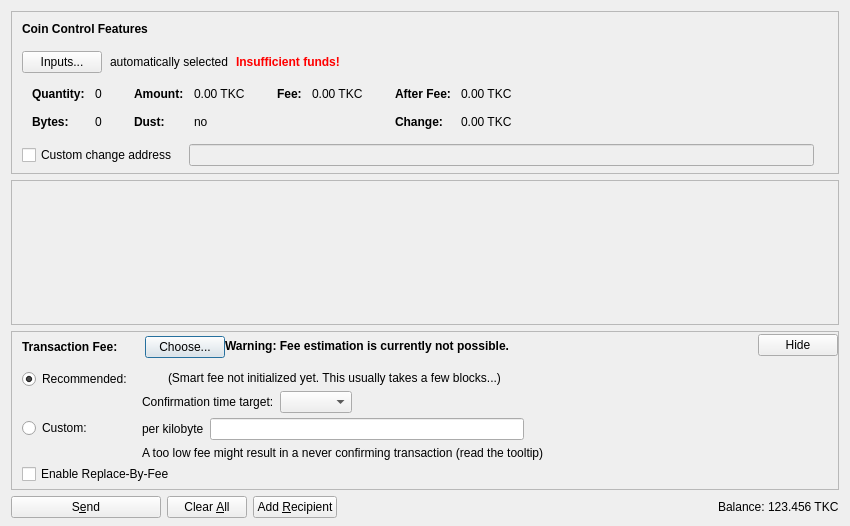
<?xml version="1.0" encoding="UTF-8"?>
<ui version="4.0">
 <class>SendCoinsDialog</class>
 <widget class="QDialog" name="SendCoinsDialog">
  <property name="geometry">
   <rect>
    <x>0</x>
    <y>0</y>
    <width>850</width>
    <height>526</height>
   </rect>
  </property>
  <property name="windowTitle">
   <string>Send Coins</string>
  </property>
  <layout class="QVBoxLayout" name="verticalLayout" stretch="0,1,0,0">
   <property name="bottomMargin">
    <number>8</number>
   </property>
   <item>
    <widget class="QFrame" name="frameCoinControl">
     <property name="sizePolicy">
      <sizepolicy hsizetype="Expanding" vsizetype="Expanding">
       <horstretch>0</horstretch>
       <verstretch>0</verstretch>
      </sizepolicy>
     </property>
     <property name="maximumSize">
      <size>
       <width>16777215</width>
       <height>16777215</height>
      </size>
     </property>
     <property name="frameShape">
      <enum>QFrame::StyledPanel</enum>
     </property>
     <property name="frameShadow">
      <enum>QFrame::Sunken</enum>
     </property>
     <layout class="QVBoxLayout" name="verticalLayoutCoinControl2">
      <property name="spacing">
       <number>0</number>
      </property>
      <property name="leftMargin">
       <number>0</number>
      </property>
      <property name="topMargin">
       <number>0</number>
      </property>
      <property name="rightMargin">
       <number>0</number>
      </property>
      <property name="bottomMargin">
       <number>6</number>
      </property>
      <item>
       <layout class="QVBoxLayout" name="verticalLayoutCoinControl" stretch="0,0,0,0,1">
        <property name="spacing">
         <number>0</number>
        </property>
        <property name="leftMargin">
         <number>10</number>
        </property>
        <property name="topMargin">
         <number>10</number>
        </property>
        <item>
         <layout class="QHBoxLayout" name="horizontalLayoutCoinControl1">
          <property name="bottomMargin">
           <number>15</number>
          </property>
          <item>
           <widget class="QLabel" name="labelCoinControlFeatures">
            <property name="sizePolicy">
             <sizepolicy hsizetype="Preferred" vsizetype="Maximum">
              <horstretch>0</horstretch>
              <verstretch>0</verstretch>
             </sizepolicy>
            </property>
            <property name="font">
             <font>
              <weight>75</weight>
              <bold>true</bold>
             </font>
            </property>
            <property name="styleSheet">
             <string notr="true">font-weight:bold;</string>
            </property>
            <property name="text">
             <string>Coin Control Features</string>
            </property>
           </widget>
          </item>
         </layout>
        </item>
        <item>
         <layout class="QHBoxLayout" name="horizontalLayoutCoinControl2" stretch="0,0,0,0">
          <property name="spacing">
           <number>8</number>
          </property>
          <property name="bottomMargin">
           <number>10</number>
          </property>
          <item>
           <widget class="QPushButton" name="pushButtonCoinControl">
            <property name="styleSheet">
             <string notr="true"/>
            </property>
            <property name="text">
             <string>Inputs...</string>
            </property>
            <property name="autoDefault">
             <bool>false</bool>
            </property>
           </widget>
          </item>
          <item>
           <widget class="QLabel" name="labelCoinControlAutomaticallySelected">
            <property name="text">
             <string>automatically selected</string>
            </property>
            <property name="margin">
             <number>5</number>
            </property>
           </widget>
          </item>
          <item>
           <widget class="QLabel" name="labelCoinControlInsuffFunds">
            <property name="font">
             <font>
              <weight>75</weight>
              <bold>true</bold>
             </font>
            </property>
            <property name="styleSheet">
             <string notr="true">color:red;font-weight:bold;</string>
            </property>
            <property name="text">
             <string>Insufficient funds!</string>
            </property>
            <property name="margin">
             <number>5</number>
            </property>
           </widget>
          </item>
          <item>
           <spacer name="horizontalSpacerCoinControl">
            <property name="orientation">
             <enum>Qt::Horizontal</enum>
            </property>
            <property name="sizeHint" stdset="0">
             <size>
              <width>40</width>
              <height>1</height>
             </size>
            </property>
           </spacer>
          </item>
         </layout>
        </item>
        <item>
         <widget class="QWidget" name="widgetCoinControl" native="true">
          <property name="sizePolicy">
           <sizepolicy hsizetype="Preferred" vsizetype="Preferred">
            <horstretch>0</horstretch>
            <verstretch>0</verstretch>
           </sizepolicy>
          </property>
          <property name="minimumSize">
           <size>
            <width>0</width>
            <height>0</height>
           </size>
          </property>
          <property name="styleSheet">
           <string notr="true"/>
          </property>
          <layout class="QHBoxLayout" name="horizontalLayoutCoinControl5">
           <property name="leftMargin">
            <number>0</number>
           </property>
           <property name="topMargin">
            <number>0</number>
           </property>
           <property name="rightMargin">
            <number>0</number>
           </property>
           <property name="bottomMargin">
            <number>0</number>
           </property>
           <item>
            <layout class="QHBoxLayout" name="horizontalLayoutCoinControl3" stretch="0,0,0,1">
             <property name="spacing">
              <number>20</number>
             </property>
             <property name="topMargin">
              <number>0</number>
             </property>
             <property name="bottomMargin">
              <number>10</number>
             </property>
             <item>
              <layout class="QFormLayout" name="formLayoutCoinControl1">
               <property name="horizontalSpacing">
                <number>10</number>
               </property>
               <property name="verticalSpacing">
                <number>14</number>
               </property>
               <property name="leftMargin">
                <number>10</number>
               </property>
               <property name="topMargin">
                <number>4</number>
               </property>
               <property name="rightMargin">
                <number>6</number>
               </property>
               <item row="0" column="0">
                <widget class="QLabel" name="labelCoinControlQuantityText">
                 <property name="font">
                  <font>
                   <weight>75</weight>
                   <bold>true</bold>
                  </font>
                 </property>
                 <property name="text">
                  <string>Quantity:</string>
                 </property>
                 <property name="margin">
                  <number>0</number>
                 </property>
                </widget>
               </item>
               <item row="0" column="1">
                <widget class="QLabel" name="labelCoinControlQuantity">
                 <property name="cursor">
                  <cursorShape>IBeamCursor</cursorShape>
                 </property>
                 <property name="contextMenuPolicy">
                  <enum>Qt::ActionsContextMenu</enum>
                 </property>
                 <property name="text">
                  <string notr="true">0</string>
                 </property>
                 <property name="margin">
                  <number>0</number>
                 </property>
                 <property name="textInteractionFlags">
                  <set>Qt::LinksAccessibleByMouse|Qt::TextSelectableByKeyboard|Qt::TextSelectableByMouse</set>
                 </property>
                </widget>
               </item>
               <item row="1" column="0">
                <widget class="QLabel" name="labelCoinControlBytesText">
                 <property name="font">
                  <font>
                   <weight>75</weight>
                   <bold>true</bold>
                  </font>
                 </property>
                 <property name="text">
                  <string>Bytes:</string>
                 </property>
                </widget>
               </item>
               <item row="1" column="1">
                <widget class="QLabel" name="labelCoinControlBytes">
                 <property name="cursor">
                  <cursorShape>IBeamCursor</cursorShape>
                 </property>
                 <property name="contextMenuPolicy">
                  <enum>Qt::ActionsContextMenu</enum>
                 </property>
                 <property name="text">
                  <string notr="true">0</string>
                 </property>
                 <property name="textInteractionFlags">
                  <set>Qt::LinksAccessibleByMouse|Qt::TextSelectableByKeyboard|Qt::TextSelectableByMouse</set>
                 </property>
                </widget>
               </item>
              </layout>
             </item>
             <item>
              <layout class="QFormLayout" name="formLayoutCoinControl2">
               <property name="horizontalSpacing">
                <number>10</number>
               </property>
               <property name="verticalSpacing">
                <number>14</number>
               </property>
               <property name="leftMargin">
                <number>6</number>
               </property>
               <property name="topMargin">
                <number>4</number>
               </property>
               <property name="rightMargin">
                <number>6</number>
               </property>
               <item row="0" column="0">
                <widget class="QLabel" name="labelCoinControlAmountText">
                 <property name="font">
                  <font>
                   <weight>75</weight>
                   <bold>true</bold>
                  </font>
                 </property>
                 <property name="text">
                  <string>Amount:</string>
                 </property>
                 <property name="margin">
                  <number>0</number>
                 </property>
                </widget>
               </item>
               <item row="0" column="1">
                <widget class="QLabel" name="labelCoinControlAmount">
                 <property name="cursor">
                  <cursorShape>IBeamCursor</cursorShape>
                 </property>
                 <property name="contextMenuPolicy">
                  <enum>Qt::ActionsContextMenu</enum>
                 </property>
                 <property name="text">
                  <string notr="true">0.00 TKC</string>
                 </property>
                 <property name="textInteractionFlags">
                  <set>Qt::LinksAccessibleByMouse|Qt::TextSelectableByKeyboard|Qt::TextSelectableByMouse</set>
                 </property>
                </widget>
               </item>
               <item row="1" column="0">
                <widget class="QLabel" name="labelCoinControlLowOutputText">
                 <property name="font">
                  <font>
                   <weight>75</weight>
                   <bold>true</bold>
                  </font>
                 </property>
                 <property name="text">
                  <string>Dust:</string>
                 </property>
                </widget>
               </item>
               <item row="1" column="1">
                <widget class="QLabel" name="labelCoinControlLowOutput">
                 <property name="cursor">
                  <cursorShape>IBeamCursor</cursorShape>
                 </property>
                 <property name="contextMenuPolicy">
                  <enum>Qt::ActionsContextMenu</enum>
                 </property>
                 <property name="text">
                  <string notr="true">no</string>
                 </property>
                 <property name="textInteractionFlags">
                  <set>Qt::LinksAccessibleByMouse|Qt::TextSelectableByKeyboard|Qt::TextSelectableByMouse</set>
                 </property>
                </widget>
               </item>
              </layout>
             </item>
             <item>
              <layout class="QFormLayout" name="formLayoutCoinControl3">
               <property name="horizontalSpacing">
                <number>10</number>
               </property>
               <property name="verticalSpacing">
                <number>14</number>
               </property>
               <property name="leftMargin">
                <number>6</number>
               </property>
               <property name="topMargin">
                <number>4</number>
               </property>
               <property name="rightMargin">
                <number>6</number>
               </property>
               <item row="0" column="0">
                <widget class="QLabel" name="labelCoinControlFeeText">
                 <property name="font">
                  <font>
                   <weight>75</weight>
                   <bold>true</bold>
                  </font>
                 </property>
                 <property name="text">
                  <string>Fee:</string>
                 </property>
                 <property name="margin">
                  <number>0</number>
                 </property>
                </widget>
               </item>
               <item row="0" column="1">
                <widget class="QLabel" name="labelCoinControlFee">
                 <property name="cursor">
                  <cursorShape>IBeamCursor</cursorShape>
                 </property>
                 <property name="contextMenuPolicy">
                  <enum>Qt::ActionsContextMenu</enum>
                 </property>
                 <property name="text">
                  <string notr="true">0.00 TKC</string>
                 </property>
                 <property name="textInteractionFlags">
                  <set>Qt::LinksAccessibleByMouse|Qt::TextSelectableByKeyboard|Qt::TextSelectableByMouse</set>
                 </property>
                </widget>
               </item>
              </layout>
             </item>
             <item>
              <layout class="QFormLayout" name="formLayoutCoinControl4">
               <property name="horizontalSpacing">
                <number>10</number>
               </property>
               <property name="verticalSpacing">
                <number>14</number>
               </property>
               <property name="leftMargin">
                <number>6</number>
               </property>
               <property name="topMargin">
                <number>4</number>
               </property>
               <property name="rightMargin">
                <number>6</number>
               </property>
               <item row="0" column="0">
                <widget class="QLabel" name="labelCoinControlAfterFeeText">
                 <property name="font">
                  <font>
                   <weight>75</weight>
                   <bold>true</bold>
                  </font>
                 </property>
                 <property name="text">
                  <string>After Fee:</string>
                 </property>
                 <property name="margin">
                  <number>0</number>
                 </property>
                </widget>
               </item>
               <item row="0" column="1">
                <widget class="QLabel" name="labelCoinControlAfterFee">
                 <property name="cursor">
                  <cursorShape>IBeamCursor</cursorShape>
                 </property>
                 <property name="contextMenuPolicy">
                  <enum>Qt::ActionsContextMenu</enum>
                 </property>
                 <property name="text">
                  <string notr="true">0.00 TKC</string>
                 </property>
                 <property name="textInteractionFlags">
                  <set>Qt::LinksAccessibleByMouse|Qt::TextSelectableByKeyboard|Qt::TextSelectableByMouse</set>
                 </property>
                </widget>
               </item>
               <item row="1" column="0">
                <widget class="QLabel" name="labelCoinControlChangeText">
                 <property name="font">
                  <font>
                   <weight>75</weight>
                   <bold>true</bold>
                  </font>
                 </property>
                 <property name="text">
                  <string>Change:</string>
                 </property>
                </widget>
               </item>
               <item row="1" column="1">
                <widget class="QLabel" name="labelCoinControlChange">
                 <property name="cursor">
                  <cursorShape>IBeamCursor</cursorShape>
                 </property>
                 <property name="contextMenuPolicy">
                  <enum>Qt::ActionsContextMenu</enum>
                 </property>
                 <property name="text">
                  <string notr="true">0.00 TKC</string>
                 </property>
                 <property name="textInteractionFlags">
                  <set>Qt::LinksAccessibleByMouse|Qt::TextSelectableByKeyboard|Qt::TextSelectableByMouse</set>
                 </property>
                </widget>
               </item>
              </layout>
             </item>
            </layout>
           </item>
          </layout>
         </widget>
        </item>
        <item>
         <layout class="QHBoxLayout" name="horizontalLayoutCoinControl4" stretch="0,0,0">
          <property name="spacing">
           <number>12</number>
          </property>
          <property name="sizeConstraint">
           <enum>QLayout::SetDefaultConstraint</enum>
          </property>
          <property name="topMargin">
           <number>5</number>
          </property>
          <property name="rightMargin">
           <number>5</number>
          </property>
          <item>
           <widget class="QCheckBox" name="checkBoxCoinControlChange">
            <property name="toolTip">
             <string>If this is activated, but the change address is empty or invalid, change will be sent to a newly generated address.</string>
            </property>
            <property name="text">
             <string>Custom change address</string>
            </property>
           </widget>
          </item>
          <item>
           <widget class="QValidatedLineEdit" name="lineEditCoinControlChange">
            <property name="enabled">
             <bool>false</bool>
            </property>
            <property name="sizePolicy">
             <sizepolicy hsizetype="Expanding" vsizetype="Fixed">
              <horstretch>0</horstretch>
              <verstretch>0</verstretch>
             </sizepolicy>
            </property>
           </widget>
          </item>
          <item>
           <widget class="QLabel" name="labelCoinControlChangeLabel">
            <property name="sizePolicy">
             <sizepolicy hsizetype="Preferred" vsizetype="Expanding">
              <horstretch>0</horstretch>
              <verstretch>0</verstretch>
             </sizepolicy>
            </property>
            <property name="minimumSize">
             <size>
              <width>0</width>
              <height>0</height>
             </size>
            </property>
            <property name="text">
             <string/>
            </property>
            <property name="margin">
             <number>3</number>
            </property>
           </widget>
          </item>
         </layout>
        </item>
        <item>
         <spacer name="verticalSpacerCoinControl">
          <property name="orientation">
           <enum>Qt::Vertical</enum>
          </property>
          <property name="sizeHint" stdset="0">
           <size>
            <width>800</width>
            <height>1</height>
           </size>
          </property>
         </spacer>
        </item>
       </layout>
      </item>
     </layout>
    </widget>
   </item>
   <item>
    <widget class="QScrollArea" name="scrollArea">
     <property name="widgetResizable">
      <bool>true</bool>
     </property>
     <widget class="QWidget" name="scrollAreaWidgetContents">
      <property name="geometry">
       <rect>
        <x>0</x>
        <y>0</y>
        <width>830</width>
        <height>104</height>
       </rect>
      </property>
      <layout class="QVBoxLayout" name="verticalLayout_2" stretch="0,1">
       <property name="leftMargin">
        <number>0</number>
       </property>
       <property name="topMargin">
        <number>0</number>
       </property>
       <property name="rightMargin">
        <number>0</number>
       </property>
       <property name="bottomMargin">
        <number>0</number>
       </property>
       <item>
        <layout class="QVBoxLayout" name="entries">
         <property name="spacing">
          <number>6</number>
         </property>
        </layout>
       </item>
       <item>
        <spacer name="verticalSpacer">
         <property name="orientation">
          <enum>Qt::Vertical</enum>
         </property>
         <property name="sizeHint" stdset="0">
          <size>
           <width>20</width>
           <height>40</height>
          </size>
         </property>
        </spacer>
       </item>
      </layout>
     </widget>
    </widget>
   </item>
   <item>
    <widget class="QFrame" name="frameFee">
     <property name="sizePolicy">
      <sizepolicy hsizetype="Expanding" vsizetype="Expanding">
       <horstretch>0</horstretch>
       <verstretch>0</verstretch>
      </sizepolicy>
     </property>
     <property name="maximumSize">
      <size>
       <width>16777215</width>
       <height>16777215</height>
      </size>
     </property>
     <property name="frameShape">
      <enum>QFrame::StyledPanel</enum>
     </property>
     <property name="frameShadow">
      <enum>QFrame::Sunken</enum>
     </property>
     <layout class="QVBoxLayout" name="verticalLayoutFee1">
      <property name="spacing">
       <number>0</number>
      </property>
      <property name="leftMargin">
       <number>0</number>
      </property>
      <property name="topMargin">
       <number>0</number>
      </property>
      <property name="rightMargin">
       <number>0</number>
      </property>
      <property name="bottomMargin">
       <number>0</number>
      </property>
      <item>
       <layout class="QVBoxLayout" name="verticalLayoutFee2" stretch="0,0,0">
        <property name="spacing">
         <number>0</number>
        </property>
        <property name="leftMargin">
         <number>10</number>
        </property>
        <property name="topMargin">
         <number>0</number>
        </property>
        <item>
         <layout class="QHBoxLayout" name="horizontalLayoutFee1">
          <property name="bottomMargin">
           <number>0</number>
          </property>
          <item>
           <layout class="QVBoxLayout" name="verticalLayoutFee7">
            <property name="spacing">
             <number>0</number>
            </property>
            <item>
             <spacer name="verticalSpacerSmartFee">
              <property name="orientation">
               <enum>Qt::Vertical</enum>
              </property>
              <property name="sizeType">
               <enum>QSizePolicy::Fixed</enum>
              </property>
              <property name="sizeHint" stdset="0">
               <size>
                <width>1</width>
                <height>4</height>
               </size>
              </property>
             </spacer>
            </item>
            <item>
             <layout class="QHBoxLayout" name="horizontalLayoutSmartFee">
              <property name="spacing">
               <number>10</number>
              </property>
              <item>
               <widget class="QLabel" name="labelFeeHeadline">
                <property name="sizePolicy">
                 <sizepolicy hsizetype="Preferred" vsizetype="Maximum">
                  <horstretch>0</horstretch>
                  <verstretch>0</verstretch>
                 </sizepolicy>
                </property>
                <property name="font">
                 <font>
                  <weight>75</weight>
                  <bold>true</bold>
                 </font>
                </property>
                <property name="styleSheet">
                 <string notr="true">font-weight:bold;</string>
                </property>
                <property name="text">
                 <string>Transaction Fee:</string>
                </property>
               </widget>
              </item>
              <item>
               <widget class="QLabel" name="labelFeeMinimized">
                <property name="text">
                 <string/>
                </property>
               </widget>
              </item>
              <item>
               <widget class="QPushButton" name="buttonChooseFee">
                <property name="text">
                 <string>Choose...</string>
                </property>
               </widget>
              </item>
             </layout>
            </item>
            <item>
             <spacer name="verticalSpacer_5">
              <property name="orientation">
               <enum>Qt::Vertical</enum>
              </property>
              <property name="sizeHint" stdset="0">
               <size>
                <width>1</width>
                <height>1</height>
               </size>
              </property>
             </spacer>
            </item>
           </layout>
          </item>
          <item>
           <widget class="QLabel" name="fallbackFeeWarningLabel">
            <property name="toolTip">
             <string>Using the fallbackfee can result in sending a transaction that will take several hours or days (or never) to confirm. Consider choosing your fee manually or wait until you have validated the complete chain.</string>
            </property>
            <property name="font">
            <font>
                <weight>75</weight>
                <bold>true</bold>
            </font>
            </property>
            <property name="text">
             <string>Warning: Fee estimation is currently not possible.</string>
            </property>
            <property name="wordWrap">
             <bool>false</bool>
            </property>
           </widget>
          </item>
          <item>
           <spacer name="horizontalSpacer_4">
            <property name="orientation">
             <enum>Qt::Horizontal</enum>
            </property>
            <property name="sizeType">
             <enum>QSizePolicy::MinimumExpanding</enum>
            </property>
            <property name="sizeHint" stdset="0">
             <size>
              <width>40</width>
              <height>20</height>
             </size>
            </property>
           </spacer>
          </item>
          <item>
           <widget class="QPushButton" name="buttonMinimizeFee">
            <property name="toolTip">
             <string>Hide transaction fee settings</string>
            </property>
            <property name="text">
             <string>Hide</string>
            </property>
           </widget>
          </item>
         </layout>
        </item>
        <item>
         <widget class="QFrame" name="frameFeeSelection">
          <layout class="QVBoxLayout" name="verticalLayoutFee12">
           <property name="spacing">
            <number>0</number>
           </property>
           <property name="leftMargin">
            <number>0</number>
           </property>
           <property name="topMargin">
            <number>0</number>
           </property>
           <property name="rightMargin">
            <number>0</number>
           </property>
           <property name="bottomMargin">
            <number>0</number>
           </property>
           <item>
            <layout class="QGridLayout" name="gridLayoutFee">
             <property name="topMargin">
              <number>10</number>
             </property>
             <property name="bottomMargin">
              <number>4</number>
             </property>
             <property name="horizontalSpacing">
              <number>10</number>
             </property>
             <property name="verticalSpacing">
              <number>4</number>
             </property>
             <item row="1" column="1">
              <layout class="QVBoxLayout" name="verticalLayoutFee8">
               <property name="spacing">
                <number>6</number>
               </property>
               <item>
                <layout class="QHBoxLayout" name="horizontalLayoutFee13">
                 <item>
                  <widget class="QLabel" name="labelCustomPerKilobyte">
                   <property name="toolTip">
                    <string>Specify a custom fee per kB (1,000 bytes) of the transaction's virtual size.

Note:  Since the fee is calculated on a per-byte basis, a fee of "100 satoshis per kB" for a transaction size of 500 bytes (half of 1 kB) would ultimately yield a fee of only 50 satoshis.</string>
                   </property>
                   <property name="text">
                    <string>per kilobyte</string>
                   </property>
                  </widget>
                 </item>
                 <item>
                  <widget class="TokyocoinAmountField" name="customFee"/>
                 </item>
                 <item>
                  <spacer name="horizontalSpacer_6">
                   <property name="orientation">
                    <enum>Qt::Horizontal</enum>
                   </property>
                   <property name="sizeHint" stdset="0">
                    <size>
                     <width>1</width>
                     <height>1</height>
                    </size>
                   </property>
                  </spacer>
                 </item>
                </layout>
               </item>
               <item>
                <layout class="QHBoxLayout" name="horizontalLayoutFee8">
                 <item>
                  <widget class="QLabel" name="labelCustomFeeWarning">
                   <property name="enabled">
                    <bool>true</bool>
                   </property>
                   <property name="toolTip">
                    <string>When there is less transaction volume than space in the blocks, miners as well as relaying nodes may enforce a minimum fee. Paying only this minimum fee is just fine, but be aware that this can result in a never confirming transaction once there is more demand for tokyocoin transactions than the network can process.</string>
                   </property>
                   <property name="text">
                    <string>A too low fee might result in a never confirming transaction (read the tooltip)</string>
                   </property>
                  </widget>
                 </item>
                 <item>
                  <spacer name="horizontalSpacer_2">
                   <property name="orientation">
                    <enum>Qt::Horizontal</enum>
                   </property>
                   <property name="sizeHint" stdset="0">
                    <size>
                     <width>1</width>
                     <height>1</height>
                    </size>
                   </property>
                  </spacer>
                 </item>
                </layout>
               </item>
              </layout>
             </item>
             <item row="0" column="0">
              <layout class="QVBoxLayout" name="verticalLayoutFee4" stretch="0,1">
               <item>
                <widget class="QRadioButton" name="radioSmartFee">
                 <property name="text">
                  <string>Recommended:</string>
                 </property>
                 <property name="checked">
                  <bool>true</bool>
                 </property>
                 <attribute name="buttonGroup">
                  <string notr="true">groupFee</string>
                 </attribute>
                </widget>
               </item>
               <item>
                <spacer name="verticalSpacer_2">
                 <property name="orientation">
                  <enum>Qt::Vertical</enum>
                 </property>
                 <property name="sizeHint" stdset="0">
                  <size>
                   <width>1</width>
                   <height>1</height>
                  </size>
                 </property>
                </spacer>
               </item>
              </layout>
             </item>
             <item row="1" column="0">
              <layout class="QVBoxLayout" name="verticalLayoutFee9" stretch="0,1">
               <item>
                <widget class="QRadioButton" name="radioCustomFee">
                 <property name="text">
                  <string>Custom:</string>
                 </property>
                 <attribute name="buttonGroup">
                  <string notr="true">groupFee</string>
                 </attribute>
                </widget>
               </item>
               <item>
                <spacer name="verticalSpacer_6">
                 <property name="orientation">
                  <enum>Qt::Vertical</enum>
                 </property>
                 <property name="sizeHint" stdset="0">
                  <size>
                   <width>1</width>
                   <height>1</height>
                  </size>
                 </property>
                </spacer>
               </item>
              </layout>
             </item>
             <item row="0" column="1">
              <layout class="QVBoxLayout" name="verticalLayoutFee3" stretch="0,0,1">
               <property name="spacing">
                <number>6</number>
               </property>
               <property name="topMargin">
                <number>2</number>
               </property>
               <item>
                <layout class="QHBoxLayout" name="horizontalLayoutFee12">
                 <item>
                  <widget class="QLabel" name="labelSmartFee">
                   <property name="text">
                    <string/>
                   </property>
                  </widget>
                 </item>
                 <item>
                  <widget class="QLabel" name="labelFeeEstimation">
                   <property name="text">
                    <string/>
                   </property>
                  </widget>
                 </item>
                 <item>
                  <widget class="QLabel" name="labelSmartFee2">
                   <property name="text">
                    <string>(Smart fee not initialized yet. This usually takes a few blocks...)</string>
                   </property>
                  </widget>
                 </item>
                 <item>
                  <spacer name="horizontalSpacer_5">
                   <property name="orientation">
                    <enum>Qt::Horizontal</enum>
                   </property>
                   <property name="sizeHint" stdset="0">
                    <size>
                     <width>1</width>
                     <height>1</height>
                    </size>
                   </property>
                  </spacer>
                 </item>
                </layout>
               </item>
               <item>
                <layout class="QHBoxLayout" name="horizontalLayoutFee9">
                 <item>
                  <layout class="QVBoxLayout" name="verticalLayoutFee6">
                   <item>
                    <widget class="QLabel" name="labelSmartFee3">
                     <property name="text">
                      <string>Confirmation time target:</string>
                     </property>
                    </widget>
                   </item>
                  </layout>
                 </item>
                 <item>
                  <layout class="QVBoxLayout" name="verticalLayoutFee5">
                   <property name="rightMargin">
                    <number>30</number>
                   </property>
                   <item>
                    <layout class="QHBoxLayout" name="horizontalLayoutConfTarget">
                     <property name="bottomMargin">
                      <number>0</number>
                     </property>
                     <item>
                      <widget class="QComboBox" name="confTargetSelector"/>
                     </item>
                     <item>
                      <spacer name="horizontalSpacerConfTarget">
                       <property name="orientation">
                        <enum>Qt::Horizontal</enum>
                       </property>
                       <property name="sizeHint" stdset="0">
                        <size>
                         <width>40</width>
                         <height>20</height>
                        </size>
                       </property>
                      </spacer>
                     </item>
                    </layout>
                   </item>
                  </layout>
                 </item>
                </layout>
               </item>
               <item>
                <spacer name="verticalSpacer_4">
                 <property name="orientation">
                  <enum>Qt::Vertical</enum>
                 </property>
                 <property name="sizeHint" stdset="0">
                  <size>
                   <width>1</width>
                   <height>1</height>
                  </size>
                 </property>
                </spacer>
               </item>
              </layout>
             </item>
            </layout>
           </item>
           <item>
            <widget class="QCheckBox" name="optInRBF">
             <property name="text">
              <string>Enable Replace-By-Fee</string>
             </property>
             <property name="toolTip">
              <string>With Replace-By-Fee (BIP-125) you can increase a transaction's fee after it is sent. Without this, a higher fee may be recommended to compensate for increased transaction delay risk.</string>
             </property>
            </widget>
           </item>
          </layout>
         </widget>
        </item>
        <item>
         <spacer name="verticalSpacerFee">
          <property name="orientation">
           <enum>Qt::Vertical</enum>
          </property>
          <property name="sizeHint" stdset="0">
           <size>
            <width>40</width>
            <height>5</height>
           </size>
          </property>
         </spacer>
        </item>
       </layout>
      </item>
     </layout>
    </widget>
   </item>
   <item>
    <layout class="QHBoxLayout" name="horizontalLayout">
     <item>
      <widget class="QPushButton" name="sendButton">
       <property name="minimumSize">
        <size>
         <width>150</width>
         <height>0</height>
        </size>
       </property>
       <property name="toolTip">
        <string>Confirm the send action</string>
       </property>
       <property name="text">
        <string>S&amp;end</string>
       </property>
       <property name="icon">
        <iconset resource="../tokyocoin.qrc">
         <normaloff>:/icons/send</normaloff>:/icons/send</iconset>
       </property>
       <property name="autoDefault">
        <bool>false</bool>
       </property>
       <property name="default">
        <bool>false</bool>
       </property>
      </widget>
     </item>
     <item>
      <widget class="QPushButton" name="clearButton">
       <property name="sizePolicy">
        <sizepolicy hsizetype="Minimum" vsizetype="Fixed">
         <horstretch>0</horstretch>
         <verstretch>0</verstretch>
        </sizepolicy>
       </property>
       <property name="toolTip">
        <string>Clear all fields of the form.</string>
       </property>
       <property name="text">
        <string>Clear &amp;All</string>
       </property>
       <property name="icon">
        <iconset resource="../tokyocoin.qrc">
         <normaloff>:/icons/remove</normaloff>:/icons/remove</iconset>
       </property>
       <property name="autoDefault">
        <bool>false</bool>
       </property>
      </widget>
     </item>
     <item>
      <widget class="QPushButton" name="addButton">
       <property name="toolTip">
        <string>Send to multiple recipients at once</string>
       </property>
       <property name="text">
        <string>Add &amp;Recipient</string>
       </property>
       <property name="icon">
        <iconset resource="../tokyocoin.qrc">
         <normaloff>:/icons/add</normaloff>:/icons/add</iconset>
       </property>
       <property name="autoDefault">
        <bool>false</bool>
       </property>
      </widget>
     </item>
     <item>
      <spacer name="horizontalSpacer">
       <property name="orientation">
        <enum>Qt::Horizontal</enum>
       </property>
       <property name="sizeHint" stdset="0">
        <size>
         <width>40</width>
         <height>20</height>
        </size>
       </property>
      </spacer>
     </item>
     <item>
      <layout class="QHBoxLayout" name="horizontalLayout_2">
       <property name="spacing">
        <number>3</number>
       </property>
       <item>
        <widget class="QLabel" name="labelBalanceName">
         <property name="sizePolicy">
          <sizepolicy hsizetype="Preferred" vsizetype="Fixed">
           <horstretch>0</horstretch>
           <verstretch>0</verstretch>
          </sizepolicy>
         </property>
         <property name="text">
          <string>Balance:</string>
         </property>
        </widget>
       </item>
       <item>
        <widget class="QLabel" name="labelBalance">
         <property name="sizePolicy">
          <sizepolicy hsizetype="Preferred" vsizetype="Fixed">
           <horstretch>0</horstretch>
           <verstretch>0</verstretch>
          </sizepolicy>
         </property>
         <property name="cursor">
          <cursorShape>IBeamCursor</cursorShape>
         </property>
         <property name="text">
          <string notr="true">123.456 TKC</string>
         </property>
         <property name="textInteractionFlags">
          <set>Qt::LinksAccessibleByMouse|Qt::TextSelectableByKeyboard|Qt::TextSelectableByMouse</set>
         </property>
        </widget>
       </item>
      </layout>
     </item>
    </layout>
   </item>
  </layout>
 </widget>
 <customwidgets>
  <customwidget>
   <class>QValidatedLineEdit</class>
   <extends>QLineEdit</extends>
   <header>qt/qvalidatedlineedit.h</header>
  </customwidget>
  <customwidget>
   <class>TokyocoinAmountField</class>
   <extends>QLineEdit</extends>
   <header>qt/tokyocoinamountfield.h</header>
   <container>1</container>
  </customwidget>
 </customwidgets>
 <resources>
  <include location="../tokyocoin.qrc"/>
 </resources>
 <connections/>
 <buttongroups>
  <buttongroup name="groupFee"/>
 </buttongroups>
</ui>
